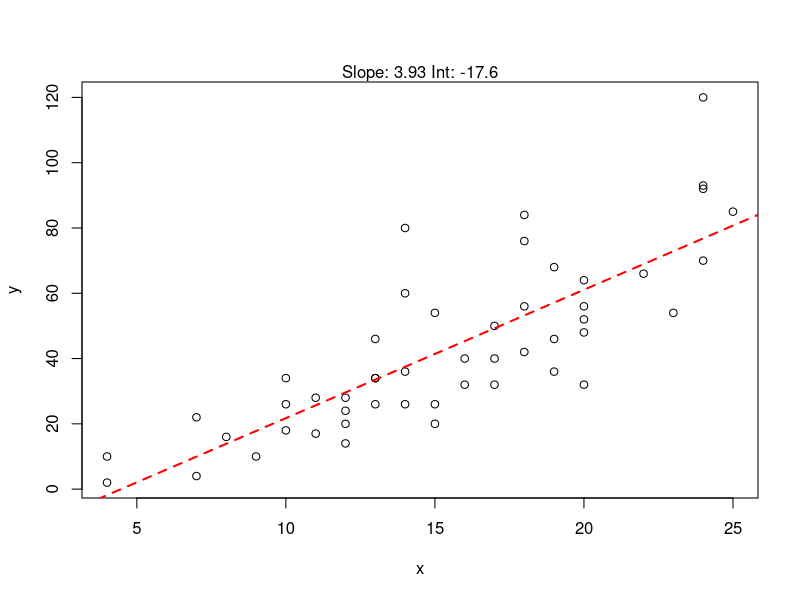
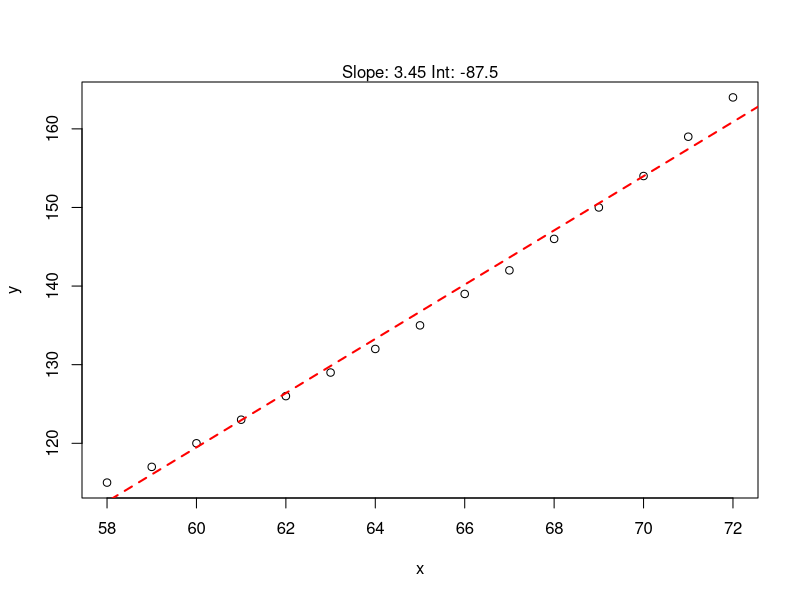
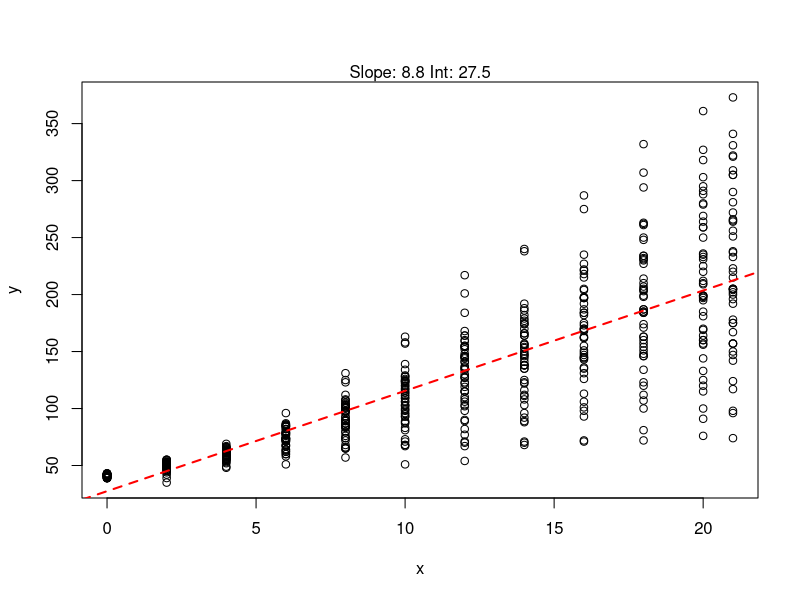
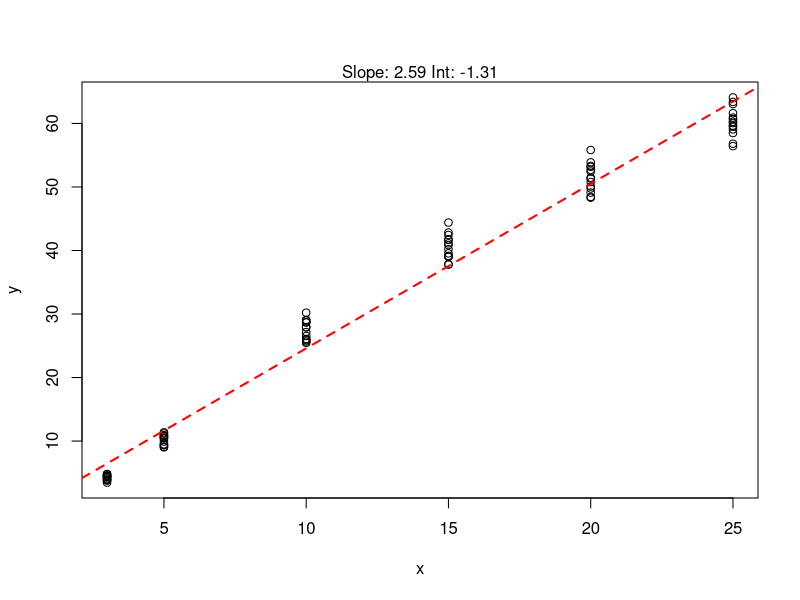

Reproduce these figures in R, in order. (Note: this script raises an error after producing the figures.)
## ---- chunk 1

a <- sample(x=1:10,size=5,replace=TRUE)
b <- 10:30
c <- rnorm(n=50,mean=1,sd=3)
d <- mtcars

mylist <- list(a,b,c,d)

str(mylist)

mylist[2]

mylist[[2]]

mylist[c(3,1)]

listnames <- c("random integers", "range", "norm dist", "dataframe")

names(mylist) <- listnames

mylist2 <- list("random integers"=a, "range"=b, "norm dist"=c, "dataframe"=d)

str(mylist2)

## ---- chunk 2

cubed <- function(x) {
    x^3
}

cubed(42)
cubed(c(1,2,4))

## ---- chunk 3

cubedsum <- function(x,y) {
    z <- cubed(x) + cubed(y)
    return(z)
}

cubedsum(3,4)

## ---- chunk 4

str(cars)
mylm <- lm(cars[,2] ~ cars[,1])

INT=signif(mylm$coefficients[1],3)
INT
SLOPE=signif(mylm$coefficients[2],3)
SLOPE
HEADER=paste("Slope:",SLOPE,"Int:",INT)
HEADER

myfunc <- function(x,y) {
  mylm <- lm(y ~ x)
  INT=signif(mylm$coefficients[1],3)
  SLOPE=signif(mylm$coefficients[2],3)
  HEADER=paste("Slope:",SLOPE,"Int:",INT)
  plot(x,y)
  abline(mylm,lty=2,lwd=2,col="red")
  mtext(HEADER)
}

myfunc(cars[,1],cars[,2])

## ---- chunk 5

myfunc(women$height, women$weight)

myfunc(ChickWeight$Time, ChickWeight$weight)

myfunc(Loblolly$age, Loblolly$height)

## ---- chunk 6

vec1 <- rnorm(n=10, mean=20, sd=10)

vec2 <- rnorm(n=10, mean=30, sd=15)

## ---- chunk 7

2>3

!2>3

## ---- chunk 8

if ( !file.exists( "mtcars.tsv" ) ) {

  write.table( mtcars, file="mtcars.tsv", quote=FALSE, sep="\t")

  message("File written")

}

## ---- chunk 9

if ( file.exists( "mtcars.tsv" ) ) {

  warning( "File already exists!" )

} else {

  write.table( mtcars, file="mtcars.tsv", quote=FALSE, sep="\t" )

  message( "File written" )

}

# delete the file
unlink("mtcars.tsv")

## ---- chunk 10

# & = AND
if( 3>2 & 5>4 ) {
  print( "ok" )
}

if( 3>2 & 5>10 ) {
  print( "ok" )
}

# | = OR
if( 3>2 | 5>10 ) {
  print( "ok" )
}

## ---- chunk 11

# record current time in seconds
CURRENT_TIME <- as.numeric( Sys.time() )

# get the last modified time in seconds
MOD_TIME <- as.numeric( file.info( "BioinfoPrac4.Rmd" )$mtime )

# difference in time
DIFF_TIME <- signif( CURRENT_TIME - MOD_TIME, 3 )

MY_MESSAGE <- paste( "This prac file is", DIFF_TIME, "seconds old" ) 
message( MY_MESSAGE )

# Define a month in seconds
MONTH <- 60 * 60 * 24 * 30
message( paste( "One month is", MONTH, "seconds" ) )

# now run the comparison
if ( DIFF_TIME > MONTH ) {

  message( "This learning material more than 1 month old. Time to update!" )

} else {

  message( "This learning material is less than 1 month old :)" )

}
  
## ---- chunk 12

for ( i in c("a","b","c") ) {

  print(i)

}


for ( i in 1:5 ) {

  print(i^2)

}

## ---- chunk 13

# try storing the results
x <- for (i in 1:5) {

  i^2

}

x

## ---- chunk 14

x <- vector()

# try another way of storing the results
for (i in 1:5) {

  res <- i^2

  x[i] <- res

}

x

## ---- chunk 15

i=0

while( i < 5 ) {

    print(i)

    i=i+1

}

## ---- chunk 16

mx1 <- matrix( rbinom(n=100, size=50, prob=0.8), nrow = 10 )
mx2 <- matrix( rbinom(n=100, size=100, prob=0.8), nrow = 10 )
mx3 <- matrix( rbinom(n=100, size=300, prob=0.8), nrow = 10 )

mxs <- list(mx1,mx2,mx3) 

str(mxs)

# sapply output is either a vector or matrix
sapply(X = mxs, FUN = mean)

# lapply output is always a list
lapply(X = mxs, FUN = mean)

## ---- chunk 17

meancor <- function(x) {
    mycor <- cor(x)
    mean(mycor)
}

meancor(mx1)

sapply(mxs,meancor)

## ---- chunk 18

# row medians
apply(mx1, 1, median)

# column medians
apply(mx2, 2, median)

## ---- chunk 19

cv <- function(x) {
  mymean <- mean(x)
  mysd <- sd(x)
  cv <- mysd/mymean
  signif(cv,3)
}

# run on one vector
cv(mtcars$mpg)

# now run on all columns in the df
apply(X = mtcars, MARGIN = 2  ,FUN = cv)

## ---- chunk 20

cointoss<-function(){
    sample(c(0,1),1,replace=TRUE)
}

res <- replicate(10,cointoss())
res
mean(res)

mean(replicate(10,cointoss()))
mean(replicate(100,cointoss()))
mean(replicate(1000,cointoss()))
mean(replicate(10000,cointoss()))

## ---- chunk 21

sessionInfo()

